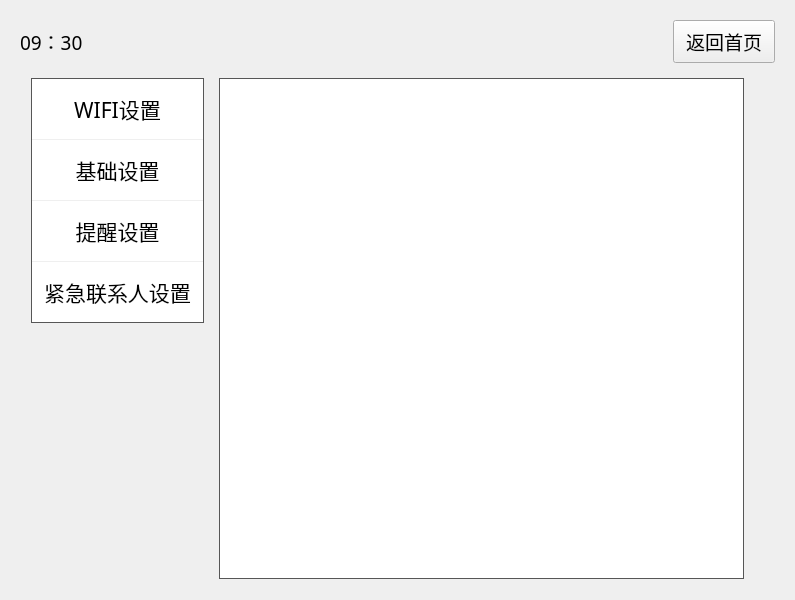
<?xml version="1.0" encoding="UTF-8"?>
<ui version="4.0">
 <class>settings</class>
 <widget class="QWidget" name="settings">
  <property name="geometry">
   <rect>
    <x>0</x>
    <y>0</y>
    <width>795</width>
    <height>600</height>
   </rect>
  </property>
  <property name="sizePolicy">
   <sizepolicy hsizetype="Preferred" vsizetype="Fixed">
    <horstretch>0</horstretch>
    <verstretch>0</verstretch>
   </sizepolicy>
  </property>
  <property name="minimumSize">
   <size>
    <width>0</width>
    <height>600</height>
   </size>
  </property>
  <property name="maximumSize">
   <size>
    <width>16777215</width>
    <height>16777215</height>
   </size>
  </property>
  <property name="windowTitle">
   <string>Form</string>
  </property>
  <layout class="QVBoxLayout" name="verticalLayout" stretch="1,10">
   <item>
    <widget class="QWidget" name="widget" native="true">
     <layout class="QHBoxLayout" name="horizontalLayout">
      <property name="bottomMargin">
       <number>0</number>
      </property>
      <item>
       <widget class="QLabel" name="label">
        <property name="font">
         <font>
          <family>微软雅黑</family>
          <pointsize>14</pointsize>
         </font>
        </property>
        <property name="text">
         <string>09：30</string>
        </property>
       </widget>
      </item>
      <item>
       <spacer name="horizontalSpacer">
        <property name="orientation">
         <enum>Qt::Horizontal</enum>
        </property>
        <property name="sizeHint" stdset="0">
         <size>
          <width>631</width>
          <height>20</height>
         </size>
        </property>
       </spacer>
      </item>
      <item>
       <widget class="QPushButton" name="back">
        <property name="font">
         <font>
          <family>微软雅黑</family>
          <pointsize>14</pointsize>
         </font>
        </property>
        <property name="styleSheet">
         <string notr="true">padding: 6px 12px;</string>
        </property>
        <property name="text">
         <string>返回首页</string>
        </property>
       </widget>
      </item>
     </layout>
    </widget>
   </item>
   <item>
    <widget class="QWidget" name="widget_2" native="true">
     <property name="styleSheet">
      <string notr="true"/>
     </property>
     <layout class="QHBoxLayout" name="horizontalLayout_2" stretch="2,8">
      <property name="leftMargin">
       <number>20</number>
      </property>
      <property name="rightMargin">
       <number>40</number>
      </property>
      <property name="bottomMargin">
       <number>10</number>
      </property>
      <item>
       <widget class="QWidget" name="widget_3" native="true">
        <layout class="QVBoxLayout" name="verticalLayout_2" stretch="0,0">
         <property name="spacing">
          <number>0</number>
         </property>
         <property name="leftMargin">
          <number>0</number>
         </property>
         <property name="topMargin">
          <number>0</number>
         </property>
         <property name="bottomMargin">
          <number>0</number>
         </property>
         <item>
          <widget class="QWidget" name="widget_5" native="true">
           <property name="styleSheet">
            <string notr="true">#widget_5{
border: 	1px solid  rgb(86, 86, 86);
}</string>
           </property>
           <layout class="QVBoxLayout" name="verticalLayout_3">
            <property name="spacing">
             <number>1</number>
            </property>
            <property name="leftMargin">
             <number>1</number>
            </property>
            <property name="topMargin">
             <number>1</number>
            </property>
            <property name="rightMargin">
             <number>1</number>
            </property>
            <property name="bottomMargin">
             <number>1</number>
            </property>
            <item>
             <widget class="QPushButton" name="wifi">
              <property name="font">
               <font>
                <family>微软雅黑</family>
                <pointsize>16</pointsize>
                <bold>false</bold>
               </font>
              </property>
              <property name="styleSheet">
               <string notr="true">QPushButton{
padding: 14px 12px;
background-color: rgb(255, 255, 255);
border-radius: 0px;
}
QPushButton:checked
{
	color: white;
	background-color: blue;
}
</string>
              </property>
              <property name="text">
               <string>WIFI设置</string>
              </property>
              <property name="checkable">
               <bool>true</bool>
              </property>
              <property name="checked">
               <bool>false</bool>
              </property>
              <attribute name="buttonGroup">
               <string notr="true">buttonGroup</string>
              </attribute>
             </widget>
            </item>
            <item>
             <widget class="QPushButton" name="basic">
              <property name="font">
               <font>
                <family>微软雅黑</family>
                <pointsize>16</pointsize>
                <bold>false</bold>
               </font>
              </property>
              <property name="styleSheet">
               <string notr="true">QPushButton{
padding: 14px 12px;
background-color: rgb(255, 255, 255);
border-radius: 0px;
}
QPushButton:checked
{
	color: white;
	background-color: blue;
}
</string>
              </property>
              <property name="text">
               <string>基础设置</string>
              </property>
              <property name="checkable">
               <bool>true</bool>
              </property>
              <attribute name="buttonGroup">
               <string notr="true">buttonGroup</string>
              </attribute>
             </widget>
            </item>
            <item>
             <widget class="QPushButton" name="inform">
              <property name="font">
               <font>
                <family>微软雅黑</family>
                <pointsize>16</pointsize>
                <bold>false</bold>
               </font>
              </property>
              <property name="styleSheet">
               <string notr="true">QPushButton{
padding: 14px 12px;
background-color: rgb(255, 255, 255);
border-radius: 0px;
}
QPushButton:checked
{
	color: white;
	background-color: blue;
}
</string>
              </property>
              <property name="text">
               <string>提醒设置</string>
              </property>
              <property name="checkable">
               <bool>true</bool>
              </property>
              <attribute name="buttonGroup">
               <string notr="true">buttonGroup</string>
              </attribute>
             </widget>
            </item>
            <item>
             <widget class="QPushButton" name="emergency">
              <property name="font">
               <font>
                <family>微软雅黑</family>
                <pointsize>16</pointsize>
                <bold>false</bold>
               </font>
              </property>
              <property name="styleSheet">
               <string notr="true">QPushButton{
padding: 14px 12px;
background-color: rgb(255, 255, 255);
border-radius: 0px;
}
QPushButton:checked
{
	color: white;
	background-color: blue;
}
</string>
              </property>
              <property name="text">
               <string>紧急联系人设置</string>
              </property>
              <property name="checkable">
               <bool>true</bool>
              </property>
              <attribute name="buttonGroup">
               <string notr="true">buttonGroup</string>
              </attribute>
             </widget>
            </item>
           </layout>
          </widget>
         </item>
         <item>
          <spacer name="verticalSpacer">
           <property name="orientation">
            <enum>Qt::Vertical</enum>
           </property>
           <property name="sizeHint" stdset="0">
            <size>
             <width>20</width>
             <height>295</height>
            </size>
           </property>
          </spacer>
         </item>
        </layout>
       </widget>
      </item>
      <item>
       <widget class="QStackedWidget" name="stackedWidget">
        <property name="styleSheet">
         <string notr="true">QStackedWidget#stackedWidget{
background-color: white;
border: 	1px solid  rgb(86, 86, 86);
}</string>
        </property>
       </widget>
      </item>
     </layout>
    </widget>
   </item>
  </layout>
 </widget>
 <resources/>
 <connections/>
 <buttongroups>
  <buttongroup name="buttonGroup"/>
 </buttongroups>
</ui>
